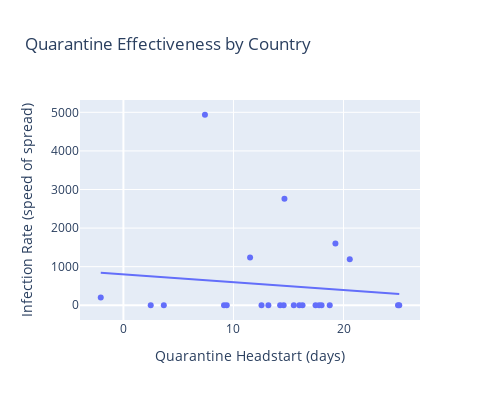

The notebook cell this image was saved under:
### Markdown cell above
We can also visualize the quarantine effectiveness for different states and countries:

### Code cell
fig = px.scatter(country_plottable, x='Quarantine Headstart', y='infection rate', 
                 hover_name=country_plottable.index.to_series(),
                 trendline='ols',width=500,height=400,
                 title='Quarantine Effectiveness by Country')
fig.update_yaxes(title="Infection Rate (speed of spread)")
fig.update_xaxes(title="Quarantine Headstart (days)")
fig.show()

### Figure 1 — Plotly figure (JSON) as saved in the notebook; plotly's stock layout.template omitted (floating-point values rounded to 4 significant figures)
{"data": [{"hoverlabel": {"namelength": 0}, "hovertemplate": "<b>%{hovertext}</b><br><br>Quarantine Headstart=%{x}<br>infection rate=%{y}", "hovertext": ["Luxembourg", "Belgium", "Spain", "Italy", "United States", "United Kingdom", "Netherlands", "Portugal", "Germany", "Israel", "Austria", "Denmark", "Norway", "United Arab Emirates", "Chile", "Romania", "Poland", "Australia", "Malaysia", "Colombia", "Philippines", "Thailand", "India"], "legendgroup": "", "marker": {"color": "#636efa", "symbol": "circle"}, "mode": "markers", "name": "", "showlegend": false, "type": "scatter", "x": [7.408, 18.01, 15.48, 16.28, 14.24, 17.79, 19.26, 14.63, 9.14, -2.059, 9.389, 25.06, 13.17, 17.46, 20.57, 14.56, 24.95, 3.672, 11.51, 15.99, 12.55, 2.482, 18.75], "xaxis": "x", "y": [4937.0, 0.7681, 0.3779, 2.633, 0.8316, 0.3191, 1600.0, 2761.0, 0.3737, 198.2, 0.471, 0.121, 0.2467, 0.1854, 1191.0, 0.5597, 0.2172, 0.3035, 1237.0, 0.2405, 0.4352, 0.3703, 0.1901], "yaxis": "y"}, {"hoverlabel": {"namelength": 0}, "hovertemplate": "<b>OLS trendline</b><br>infection rate = -20.2311 * Quarantine Headstart + 800.541<br>R<sup>2</sup>=0.012854<br><br>Quarantine Headstart=%{x}<br>infection rate=%{y} <b>(trend)</b>", "legendgroup": "", "marker": {"color": "#636efa", "symbol": "circle"}, "mode": "lines", "name": "", "showlegend": false, "type": "scatter", "x": [-2.059, 2.482, 3.672, 7.408, 9.14, 9.389, 11.51, 12.55, 13.17, 14.24, 14.56, 14.63, 15.48, 15.99, 16.28, 17.46, 17.79, 18.01, 18.75, 19.26, 20.57, 24.95, 25.06], "xaxis": "x", "y": [842.2, 750.3, 726.3, 650.7, 615.6, 610.6, 567.7, 546.6, 534.1, 512.4, 505.9, 504.5, 487.3, 477.0, 471.3, 447.3, 440.7, 436.3, 421.3, 410.8, 384.4, 295.7, 293.5], "yaxis": "y"}], "layout": {"height": 400, "legend": {"tracegroupgap": 0}, "title": {"text": "Quarantine Effectiveness by Country"}, "width": 500, "xaxis": {"anchor": "y", "domain": [0, 1], "title": {"text": "Quarantine Headstart (days)"}}, "yaxis": {"anchor": "x", "domain": [0, 1], "title": {"text": "Infection Rate (speed of spread)"}}}}
